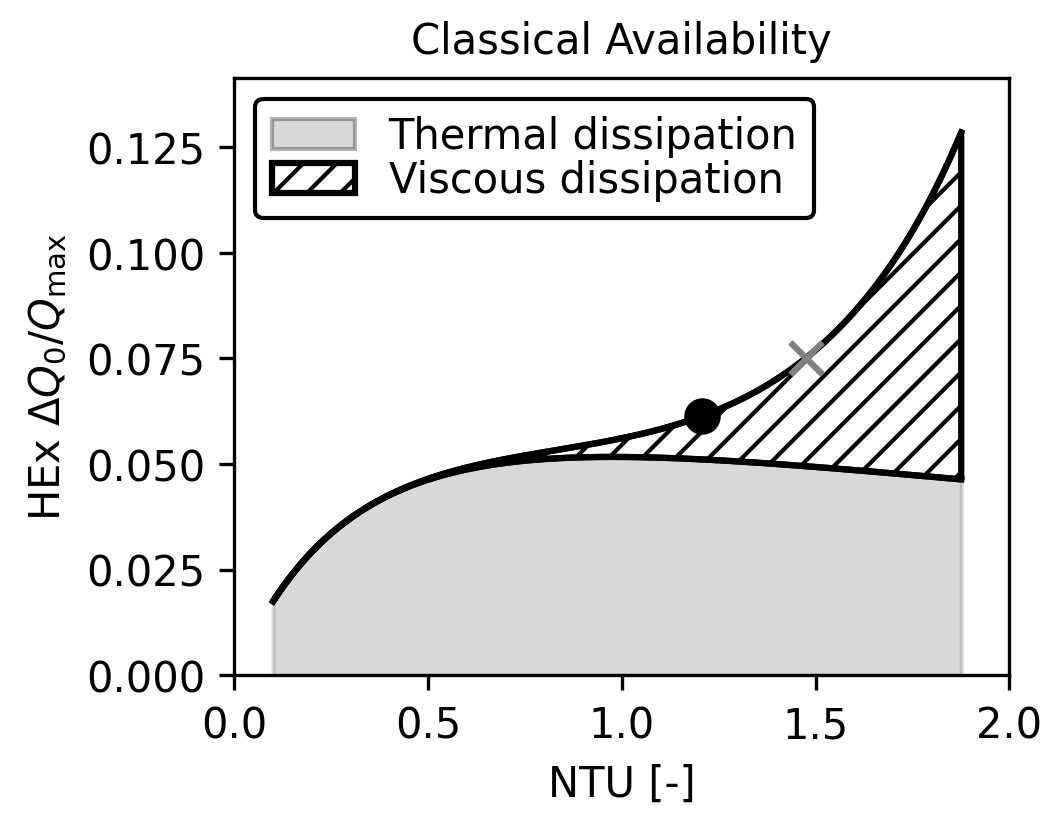

Generate this figure with Python:
import os

import matplotlib.patches as mpatches
import matplotlib.pyplot as plt
import numpy as np
import xflow
from xflow import calculate_pressure_drop_ratio, plot_unavailable_energy_breakdown

save_dir = os.path.dirname(os.path.abspath(__file__))

# Helicopter defaults (hardcoded from xflow.py) - same as newfig4
DEFAULT_PRESSURE_DROP_ASSUMPTION = "inlet_density"
DEFAULT_C_COLD_OVER_C_HOT = 0.95  # C_cold / C_hot
DEFAULT_D_R = 0.44
DEFAULT_G2_H = 2e-2
DEFAULT_ST_OVER_F = 0.4  # Assumed same for both fluids
DEFAULT_F_C_OVER_F_H = 1.0  # f_c/f_h
DEFAULT_T = 1.7  # 980/576
DEFAULT_T_DEAD_OVER_T_COLD_IN = 0.52  # 300/576
DEFAULT_P_COLD_IN_OVER_P_HOT_IN = 7.2
DEFAULT_P_HOT_IN_OVER_P_DEAD = 1.03
DEFAULT_P_DEAD_OVER_P_HOT_IN = 1.0 / DEFAULT_P_HOT_IN_OVER_P_DEAD
DEFAULT_GAMMA = 1.4
TARGET_EPS = 0.6
NTU_MATCH = 1.479  # From Helicopter case in xflow.py
DEFAULT_NTU_MAX = 2.0
SHOW_CUBIC = True

# For inlet_density assumption
DEFAULT_MOLAR_MASS_RATIO = 1.0  # M_cold / M_hot (cold/hot) - default when not specified
DEFAULT_A_R = 1.0  # A_r (cold/hot) - default when not specified

DEFAULT_DP_MAX = 0.3

# Optimum NTU from practical framework (set after running newfig5_new_b)
NTU_OPTIMUM = 1.2075  # Will be set based on output from newfig5_new_b


def save_figures(
    c_cold_over_c_hot,
    st_over_f,
    f_c_over_f_h,
    d_r,
    g2_h,
    dp_max=DEFAULT_DP_MAX,
    base_name="newfig5_new_a",
    t=DEFAULT_T,
    t_dead_over_t_cold_in=DEFAULT_T_DEAD_OVER_T_COLD_IN,
    p_cold_in_over_p_hot_in=DEFAULT_P_COLD_IN_OVER_P_HOT_IN,
    p_dead_over_p_hot_in=DEFAULT_P_DEAD_OVER_P_HOT_IN,
    gamma=DEFAULT_GAMMA,
    pressure_drop_assumption=DEFAULT_PRESSURE_DROP_ASSUMPTION,
    molar_mass_ratio=DEFAULT_MOLAR_MASS_RATIO,
    a_r=DEFAULT_A_R,
    ntu_optimum=None,
):
    """
    Save figures as SVG, TIFF, and HD PNG showing classical unavailable energy breakdown.
    """
    # Set font sizes to match Word (10pt = 10 points)
    plt.rcParams.update(
        {
            "font.size": 10,
            "axes.titlesize": 10,
            "axes.labelsize": 10,
            "xtick.labelsize": 10,
            "ytick.labelsize": 10,
            "legend.fontsize": 10,
            "figure.titlesize": 10,
        }
    )

    # Set SHOW_CUBIC and NTU_MATCH in xflow module
    xflow.SHOW_CUBIC = SHOW_CUBIC
    xflow.NTU_MATCH = NTU_MATCH

    # Calculate pressure drop ratio based on assumption
    sigma_r = d_r * a_r if a_r is not None else None
    pressure_drop_ratio = calculate_pressure_drop_ratio(
        pressure_drop_assumption, c_cold_over_c_hot, t, d_r, molar_mass_ratio, sigma_r, p_cold_in_over_p_hot_in
    )

    # Create figure
    fig = plt.figure(figsize=(9 / 2.54, 7 / 2.54))
    ax = plt.subplot(111)

    # Plot unavailable energy breakdown for classical framework
    line_no_dp, line_with_dp, ax = plot_unavailable_energy_breakdown(
        c_cold_over_c_hot,
        st_over_f,
        f_c_over_f_h,
        d_r,
        g2_h,
        ntu_max=DEFAULT_NTU_MAX,
        dp_max=dp_max,
        ax=ax,
        framework="classical",
        t=t,
        t_dead_over_t_cold_in=t_dead_over_t_cold_in,
        p_cold_in_over_p_hot_in=p_cold_in_over_p_hot_in,
        p_dead_over_p_hot_in=p_dead_over_p_hot_in,
        gamma=gamma,
        pressure_drop_percent_ratio_cold_over_hot=pressure_drop_ratio,
    )

    # Get data from the lines
    ntu_no_dp = line_no_dp.get_xdata()
    y_no_dp = line_no_dp.get_ydata()
    ntu_with_dp = line_with_dp.get_xdata()
    y_with_dp = line_with_dp.get_ydata()

    # Mask thermal dissipation line to only show where pressure drop line exists
    # Find the valid range from the pressure drop line
    ntu_min_valid = ntu_with_dp.min()
    ntu_max_valid = ntu_with_dp.max()

    # Create mask for thermal dissipation line
    mask_thermal = (ntu_no_dp >= ntu_min_valid) & (ntu_no_dp <= ntu_max_valid)
    ntu_no_dp_masked = ntu_no_dp[mask_thermal]
    y_no_dp_masked = y_no_dp[mask_thermal]

    # Remove the original line and replot with masked data
    line_no_dp.remove()
    line_no_dp = ax.plot(
        ntu_no_dp_masked,
        y_no_dp_masked,
        "k-",
        label="_nolegend_",  # Hide from legend, we'll add custom handles
        zorder=2,
    )[0]

    # Hide the "With pressure drop" line from legend
    line_with_dp.set_label("_nolegend_")

    # Shade area between x-axis (y=0) and thermal dissipation line (using masked data)
    # Grey fill for thermal dissipation (classical)
    ax.fill_between(ntu_no_dp_masked, 0, y_no_dp_masked, alpha=0.3, color="gray", zorder=1)

    # Find overlapping x-range for shading between the two lines
    # Use the masked range
    ntu_common = np.linspace(ntu_min_valid, ntu_max_valid, 200)

    # Interpolate both curves to common x values
    y_no_dp_interp = np.interp(ntu_common, ntu_no_dp_masked, y_no_dp_masked)
    y_with_dp_interp = np.interp(ntu_common, ntu_with_dp, y_with_dp)

    # Shade area between the two lines with hatching (viscous dissipation)
    # Transparent background with black hatching
    ax.fill_between(
        ntu_common,
        y_no_dp_interp,
        y_with_dp_interp,
        facecolor="none",
        edgecolor="black",
        linewidth=1.5,
        hatch="///",
        zorder=1,
        label="_nolegend_",  # Hide from legend, we'll add custom handles
    )

    # Add 'x' marker at NTU_MATCH on pressure drop line (total)
    # Find closest point to NTU_MATCH on pressure drop line
    idx_pressure = np.argmin(np.abs(ntu_with_dp - NTU_MATCH))
    x_pressure = ntu_with_dp[idx_pressure]
    y_pressure = y_with_dp[idx_pressure]
    ax.scatter(x_pressure, y_pressure, marker="x", color="grey", s=60, zorder=5)

    # Add circle marker at optimum NTU if provided
    if ntu_optimum is not None:
        # Find closest point to optimum NTU on pressure drop line
        idx_opt = np.argmin(np.abs(ntu_with_dp - ntu_optimum))
        x_opt = ntu_with_dp[idx_opt]
        y_opt = y_with_dp[idx_opt]
        ax.scatter(x_opt, y_opt, marker="o", color="black", s=60, zorder=5)

    # Remove title if present
    ax.set_title("Classical Availability")

    # Set x-axis limits to 0-2 (matching newfig4 scaling)
    ax.set_xlim(0, 2)
    ax.set_xlabel("NTU [-]")

    # Create custom legend with boxes instead of lines
    # Solid grey box for thermal dissipation
    patch_thermal = mpatches.Patch(facecolor="gray", alpha=0.3, edgecolor="black", label="Thermal dissipation")
    # Transparent box with black hatching for viscous dissipation
    patch_viscous = mpatches.Patch(
        facecolor="none", edgecolor="black", hatch="///", linewidth=1.5, label="Viscous dissipation"
    )

    # Update legend with custom patches
    ax.legend(
        handles=[patch_thermal, patch_viscous],
        loc="upper left",
        labelspacing=0.05,
        edgecolor="black",
        frameon=True,
        facecolor="white",
        framealpha=1.0,
        fancybox=True,
    )

    plt.tight_layout(pad=0.5)

    # Save as SVG
    fig.savefig(
        os.path.join(save_dir, f"{base_name}.svg"),
        dpi=300,
        facecolor="white",
        format="svg",
        bbox_inches=None,
        pad_inches=0,
    )

    # Save as TIFF
    fig.savefig(
        os.path.join(save_dir, f"{base_name}.tiff"),
        dpi=300,
        facecolor="white",
        format="tiff",
        bbox_inches=None,
        pad_inches=0,
    )

    # Save as HD PNG
    fig.savefig(
        os.path.join(save_dir, f"{base_name}.png"),
        dpi=300,
        facecolor="white",
        format="png",
        bbox_inches=None,
        pad_inches=0,
    )

    plt.close(fig)
    print(f"Saved figures: {base_name}.svg, {base_name}.tiff, {base_name}.png")


if __name__ == "__main__":
    # Save figures with Helicopter defaults
    # Use NTU_OPTIMUM if set, otherwise use None (no circle will be plotted)
    save_figures(
        DEFAULT_C_COLD_OVER_C_HOT,
        DEFAULT_ST_OVER_F,
        DEFAULT_F_C_OVER_F_H,
        DEFAULT_D_R,
        DEFAULT_G2_H,
        dp_max=DEFAULT_DP_MAX,
        base_name="newfig5_new_a",
        t=DEFAULT_T,
        t_dead_over_t_cold_in=DEFAULT_T_DEAD_OVER_T_COLD_IN,
        p_cold_in_over_p_hot_in=DEFAULT_P_COLD_IN_OVER_P_HOT_IN,
        p_dead_over_p_hot_in=DEFAULT_P_DEAD_OVER_P_HOT_IN,
        gamma=DEFAULT_GAMMA,
        pressure_drop_assumption=DEFAULT_PRESSURE_DROP_ASSUMPTION,
        molar_mass_ratio=DEFAULT_MOLAR_MASS_RATIO,
        a_r=DEFAULT_A_R,
        ntu_optimum=NTU_OPTIMUM,
    )
